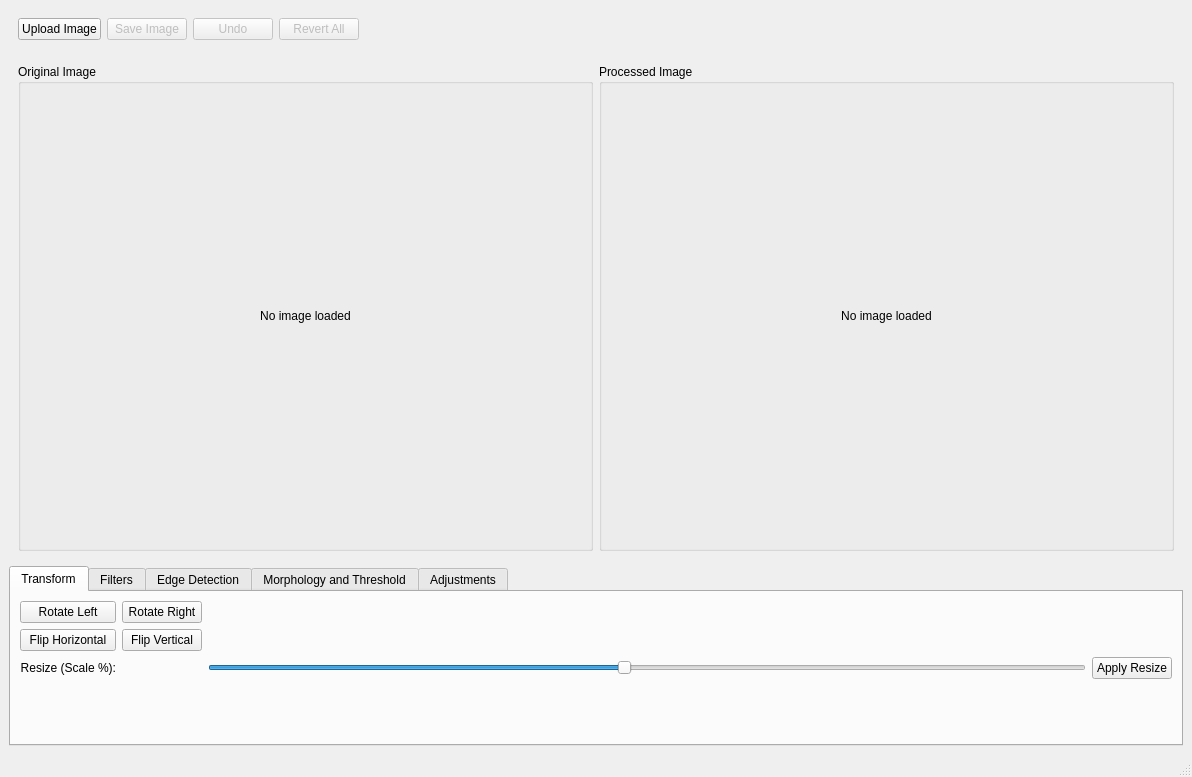
<?xml version="1.0" encoding="UTF-8"?>
<ui version="4.0">
 <class>ImageEditorGUI</class>
 <widget class="QMainWindow" name="ImageEditorGUI">
  <property name="geometry">
   <rect>
    <x>0</x>
    <y>0</y>
    <width>1192</width>
    <height>777</height>
   </rect>
  </property>
  <property name="windowTitle">
   <string>PyQt Image Editor</string>
  </property>
  <widget class="QWidget" name="centralwidget">
   <layout class="QVBoxLayout" name="mainLayout">
    <item>
     <widget class="QWidget" name="topControlsWidget" native="true">
      <layout class="QHBoxLayout" name="topControlsLayout">
       <item>
        <widget class="QPushButton" name="uploadButton">
         <property name="text">
          <string>Upload Image</string>
         </property>
        </widget>
       </item>
       <item>
        <widget class="QPushButton" name="saveButton">
         <property name="enabled">
          <bool>false</bool>
         </property>
         <property name="text">
          <string>Save Image</string>
         </property>
        </widget>
       </item>
       <item>
        <widget class="QPushButton" name="undoButton">
         <property name="enabled">
          <bool>false</bool>
         </property>
         <property name="text">
          <string>Undo</string>
         </property>
        </widget>
       </item>
       <item>
        <widget class="QPushButton" name="revertButton">
         <property name="enabled">
          <bool>false</bool>
         </property>
         <property name="text">
          <string>Revert All</string>
         </property>
        </widget>
       </item>
       <item>
        <spacer name="horizontalSpacer">
         <property name="orientation">
          <enum>Qt::Horizontal</enum>
         </property>
         <property name="sizeHint" stdset="0">
          <size>
           <width>40</width>
           <height>20</height>
          </size>
         </property>
        </spacer>
       </item>
      </layout>
     </widget>
    </item>
    <item>
     <widget class="QWidget" name="imageDisplayWidget" native="true">
      <property name="sizePolicy">
       <sizepolicy hsizetype="Preferred" vsizetype="Expanding">
        <horstretch>0</horstretch>
        <verstretch>1</verstretch>
       </sizepolicy>
      </property>
      <layout class="QHBoxLayout" name="imageDisplayLayout">
       <item>
        <widget class="QGroupBox" name="originalImageGroupBox">
         <property name="title">
          <string>Original Image</string>
         </property>
         <layout class="QVBoxLayout" name="verticalLayout_2">
          <item>
           <widget class="QLabel" name="originalImageLabel">
            <property name="sizePolicy">
             <sizepolicy hsizetype="Ignored" vsizetype="Ignored">
              <horstretch>0</horstretch>
              <verstretch>0</verstretch>
             </sizepolicy>
            </property>
            <property name="minimumSize">
             <size>
              <width>300</width>
              <height>200</height>
             </size>
            </property>
            <property name="text">
             <string>No image loaded</string>
            </property>
            <property name="scaledContents">
             <bool>false</bool>
            </property>
            <property name="alignment">
             <set>Qt::AlignCenter</set>
            </property>
           </widget>
          </item>
         </layout>
        </widget>
       </item>
       <item>
        <widget class="QGroupBox" name="processedImageGroupBox">
         <property name="title">
          <string>Processed Image</string>
         </property>
         <layout class="QVBoxLayout" name="verticalLayout_3">
          <item>
           <widget class="QLabel" name="processedImageLabel">
            <property name="sizePolicy">
             <sizepolicy hsizetype="Ignored" vsizetype="Ignored">
              <horstretch>0</horstretch>
              <verstretch>0</verstretch>
             </sizepolicy>
            </property>
            <property name="minimumSize">
             <size>
              <width>300</width>
              <height>200</height>
             </size>
            </property>
            <property name="text">
             <string>No image loaded</string>
            </property>
            <property name="scaledContents">
             <bool>false</bool>
            </property>
            <property name="alignment">
             <set>Qt::AlignCenter</set>
            </property>
           </widget>
          </item>
         </layout>
        </widget>
       </item>
      </layout>
     </widget>
    </item>
    <item>
     <widget class="QTabWidget" name="controlsNotebook">
      <property name="currentIndex">
       <number>0</number>
      </property>
      <widget class="QWidget" name="transformTab">
       <attribute name="title">
        <string>Transform</string>
       </attribute>
       <layout class="QGridLayout" name="gridLayout">
        <item row="2" column="4">
         <widget class="QSlider" name="resizeSlider">
          <property name="minimum">
           <number>10</number>
          </property>
          <property name="maximum">
           <number>200</number>
          </property>
          <property name="value">
           <number>100</number>
          </property>
          <property name="orientation">
           <enum>Qt::Horizontal</enum>
          </property>
         </widget>
        </item>
        <item row="2" column="0">
         <widget class="QLabel" name="label_resize">
          <property name="text">
           <string>Resize (Scale %):</string>
          </property>
          <property name="alignment">
           <set>Qt::AlignRight|Qt::AlignTrailing|Qt::AlignVCenter</set>
          </property>
         </widget>
        </item>
        <item row="3" column="0">
         <spacer name="verticalSpacer_transform">
          <property name="orientation">
           <enum>Qt::Vertical</enum>
          </property>
          <property name="sizeHint" stdset="0">
           <size>
            <width>20</width>
            <height>40</height>
           </size>
          </property>
         </spacer>
        </item>
        <item row="2" column="5">
         <widget class="QPushButton" name="applyResizeButton">
          <property name="text">
           <string>Apply Resize</string>
          </property>
         </widget>
        </item>
        <item row="0" column="0">
         <widget class="QPushButton" name="rotateLeftButton">
          <property name="text">
           <string>Rotate Left</string>
          </property>
         </widget>
        </item>
        <item row="0" column="3">
         <widget class="QPushButton" name="rotateRightButton">
          <property name="text">
           <string>Rotate Right</string>
          </property>
         </widget>
        </item>
        <item row="1" column="0">
         <widget class="QPushButton" name="flipHorizontalButton">
          <property name="text">
           <string>Flip Horizontal</string>
          </property>
         </widget>
        </item>
        <item row="1" column="3">
         <widget class="QPushButton" name="flipVerticalButton">
          <property name="text">
           <string>Flip Vertical</string>
          </property>
         </widget>
        </item>
       </layout>
      </widget>
      <widget class="QWidget" name="filterTab">
       <attribute name="title">
        <string>Filters</string>
       </attribute>
       <layout class="QGridLayout" name="gridLayout_2">
        <item row="0" column="0" colspan="2">
         <widget class="QPushButton" name="grayscaleButton">
          <property name="text">
           <string>Convert to Grayscale</string>
          </property>
         </widget>
        </item>
        <item row="1" column="0">
         <widget class="QLabel" name="label_gaussian">
          <property name="text">
           <string>Gaussian Blur (Kernel Size):</string>
          </property>
          <property name="alignment">
           <set>Qt::AlignRight|Qt::AlignTrailing|Qt::AlignVCenter</set>
          </property>
         </widget>
        </item>
        <item row="1" column="1">
         <widget class="QSlider" name="gaussianBlurSlider">
          <property name="minimum">
           <number>1</number>
          </property>
          <property name="maximum">
           <number>21</number>
          </property>
          <property name="singleStep">
           <number>2</number>
          </property>
          <property name="pageStep">
           <number>2</number>
          </property>
          <property name="value">
           <number>1</number>
          </property>
          <property name="orientation">
           <enum>Qt::Horizontal</enum>
          </property>
         </widget>
        </item>
        <item row="2" column="0">
         <widget class="QLabel" name="label_median">
          <property name="text">
           <string>Median Blur (Kernel Size):</string>
          </property>
          <property name="alignment">
           <set>Qt::AlignRight|Qt::AlignTrailing|Qt::AlignVCenter</set>
          </property>
         </widget>
        </item>
        <item row="2" column="1">
         <widget class="QSlider" name="medianBlurSlider">
          <property name="minimum">
           <number>1</number>
          </property>
          <property name="maximum">
           <number>21</number>
          </property>
          <property name="singleStep">
           <number>2</number>
          </property>
          <property name="pageStep">
           <number>2</number>
          </property>
          <property name="value">
           <number>1</number>
          </property>
          <property name="orientation">
           <enum>Qt::Horizontal</enum>
          </property>
         </widget>
        </item>
        <item row="3" column="0">
         <spacer name="verticalSpacer_filter">
          <property name="orientation">
           <enum>Qt::Vertical</enum>
          </property>
          <property name="sizeHint" stdset="0">
           <size>
            <width>20</width>
            <height>40</height>
           </size>
          </property>
         </spacer>
        </item>
       </layout>
      </widget>
      <widget class="QWidget" name="edgeDetectionTab">
       <attribute name="title">
        <string>Edge Detection</string>
       </attribute>
       <layout class="QGridLayout" name="gridLayout_3">
        <item row="0" column="0" colspan="2">
         <widget class="QPushButton" name="sobelButton">
          <property name="text">
           <string>Sobel Edge Detection</string>
          </property>
         </widget>
        </item>
        <item row="1" column="0">
         <widget class="QLabel" name="label_canny1">
          <property name="text">
           <string>Canny Threshold 1:</string>
          </property>
          <property name="alignment">
           <set>Qt::AlignRight|Qt::AlignTrailing|Qt::AlignVCenter</set>
          </property>
         </widget>
        </item>
        <item row="1" column="1">
         <widget class="QSlider" name="cannyThresh1Slider">
          <property name="maximum">
           <number>255</number>
          </property>
          <property name="value">
           <number>50</number>
          </property>
          <property name="orientation">
           <enum>Qt::Horizontal</enum>
          </property>
         </widget>
        </item>
        <item row="2" column="0">
         <widget class="QLabel" name="label_canny2">
          <property name="text">
           <string>Canny Threshold 2:</string>
          </property>
          <property name="alignment">
           <set>Qt::AlignRight|Qt::AlignTrailing|Qt::AlignVCenter</set>
          </property>
         </widget>
        </item>
        <item row="2" column="1">
         <widget class="QSlider" name="cannyThresh2Slider">
          <property name="maximum">
           <number>255</number>
          </property>
          <property name="value">
           <number>150</number>
          </property>
          <property name="orientation">
           <enum>Qt::Horizontal</enum>
          </property>
         </widget>
        </item>
        <item row="3" column="0" colspan="2">
         <widget class="QPushButton" name="applyCannyButton">
          <property name="text">
           <string>Apply Canny</string>
          </property>
         </widget>
        </item>
        <item row="4" column="0">
         <spacer name="verticalSpacer_edge">
          <property name="orientation">
           <enum>Qt::Vertical</enum>
          </property>
          <property name="sizeHint" stdset="0">
           <size>
            <width>20</width>
            <height>40</height>
           </size>
          </property>
         </spacer>
        </item>
       </layout>
      </widget>
      <widget class="QWidget" name="morphologyTab">
       <attribute name="title">
        <string>Morphology and Threshold</string>
       </attribute>
       <layout class="QGridLayout" name="gridLayout_4">
        <item row="0" column="0">
         <widget class="QLabel" name="label_threshold">
          <property name="text">
           <string>Binary Threshold Value:</string>
          </property>
          <property name="alignment">
           <set>Qt::AlignRight|Qt::AlignTrailing|Qt::AlignVCenter</set>
          </property>
         </widget>
        </item>
        <item row="0" column="1">
         <widget class="QSlider" name="thresholdSlider">
          <property name="maximum">
           <number>255</number>
          </property>
          <property name="value">
           <number>127</number>
          </property>
          <property name="orientation">
           <enum>Qt::Horizontal</enum>
          </property>
         </widget>
        </item>
        <item row="1" column="0">
         <widget class="QLabel" name="label_erosion">
          <property name="text">
           <string>Erosion Kernel Size:</string>
          </property>
          <property name="alignment">
           <set>Qt::AlignRight|Qt::AlignTrailing|Qt::AlignVCenter</set>
          </property>
         </widget>
        </item>
        <item row="1" column="1">
         <widget class="QSlider" name="erosionSlider">
          <property name="minimum">
           <number>1</number>
          </property>
          <property name="maximum">
           <number>15</number>
          </property>
          <property name="singleStep">
           <number>2</number>
          </property>
          <property name="pageStep">
           <number>2</number>
          </property>
          <property name="value">
           <number>1</number>
          </property>
          <property name="orientation">
           <enum>Qt::Horizontal</enum>
          </property>
         </widget>
        </item>
        <item row="2" column="0">
         <widget class="QLabel" name="label_dilation">
          <property name="text">
           <string>Dilation Kernel Size:</string>
          </property>
          <property name="alignment">
           <set>Qt::AlignRight|Qt::AlignTrailing|Qt::AlignVCenter</set>
          </property>
         </widget>
        </item>
        <item row="2" column="1">
         <widget class="QSlider" name="dilationSlider">
          <property name="minimum">
           <number>1</number>
          </property>
          <property name="maximum">
           <number>15</number>
          </property>
          <property name="singleStep">
           <number>2</number>
          </property>
          <property name="pageStep">
           <number>2</number>
          </property>
          <property name="value">
           <number>1</number>
          </property>
          <property name="orientation">
           <enum>Qt::Horizontal</enum>
          </property>
         </widget>
        </item>
        <item row="3" column="0">
         <spacer name="verticalSpacer_morph">
          <property name="orientation">
           <enum>Qt::Vertical</enum>
          </property>
          <property name="sizeHint" stdset="0">
           <size>
            <width>20</width>
            <height>40</height>
           </size>
          </property>
         </spacer>
        </item>
       </layout>
      </widget>
      <widget class="QWidget" name="adjustmentTab">
       <attribute name="title">
        <string>Adjustments</string>
       </attribute>
       <layout class="QGridLayout" name="gridLayout_5">
        <item row="0" column="0">
         <widget class="QLabel" name="label_brightness">
          <property name="text">
           <string>Brightness (factor):</string>
          </property>
          <property name="alignment">
           <set>Qt::AlignRight|Qt::AlignTrailing|Qt::AlignVCenter</set>
          </property>
         </widget>
        </item>
        <item row="0" column="1">
         <widget class="QSlider" name="brightnessSlider">
          <property name="minimum">
           <number>10</number>
          </property>
          <property name="maximum">
           <number>300</number>
          </property>
          <property name="value">
           <number>100</number>
          </property>
          <property name="orientation">
           <enum>Qt::Horizontal</enum>
          </property>
         </widget>
        </item>
        <item row="1" column="0">
         <widget class="QLabel" name="label_contrast">
          <property name="text">
           <string>Contrast (factor):</string>
          </property>
          <property name="alignment">
           <set>Qt::AlignRight|Qt::AlignTrailing|Qt::AlignVCenter</set>
          </property>
         </widget>
        </item>
        <item row="1" column="1">
         <widget class="QSlider" name="contrastSlider">
          <property name="minimum">
           <number>10</number>
          </property>
          <property name="maximum">
           <number>300</number>
          </property>
          <property name="value">
           <number>100</number>
          </property>
          <property name="orientation">
           <enum>Qt::Horizontal</enum>
          </property>
         </widget>
        </item>
        <item row="2" column="0" colspan="2">
         <widget class="QPushButton" name="applyAdjustmentsButton">
          <property name="text">
           <string>Apply Brightness/Contrast</string>
          </property>
         </widget>
        </item>
        <item row="3" column="0">
         <spacer name="verticalSpacer_adj">
          <property name="orientation">
           <enum>Qt::Vertical</enum>
          </property>
          <property name="sizeHint" stdset="0">
           <size>
            <width>20</width>
            <height>40</height>
           </size>
          </property>
         </spacer>
        </item>
       </layout>
      </widget>
     </widget>
    </item>
   </layout>
  </widget>
  <widget class="QMenuBar" name="menubar">
   <property name="geometry">
    <rect>
     <x>0</x>
     <y>0</y>
     <width>1192</width>
     <height>22</height>
    </rect>
   </property>
  </widget>
  <widget class="QStatusBar" name="statusbar"/>
 </widget>
 <resources/>
 <connections/>
</ui>
